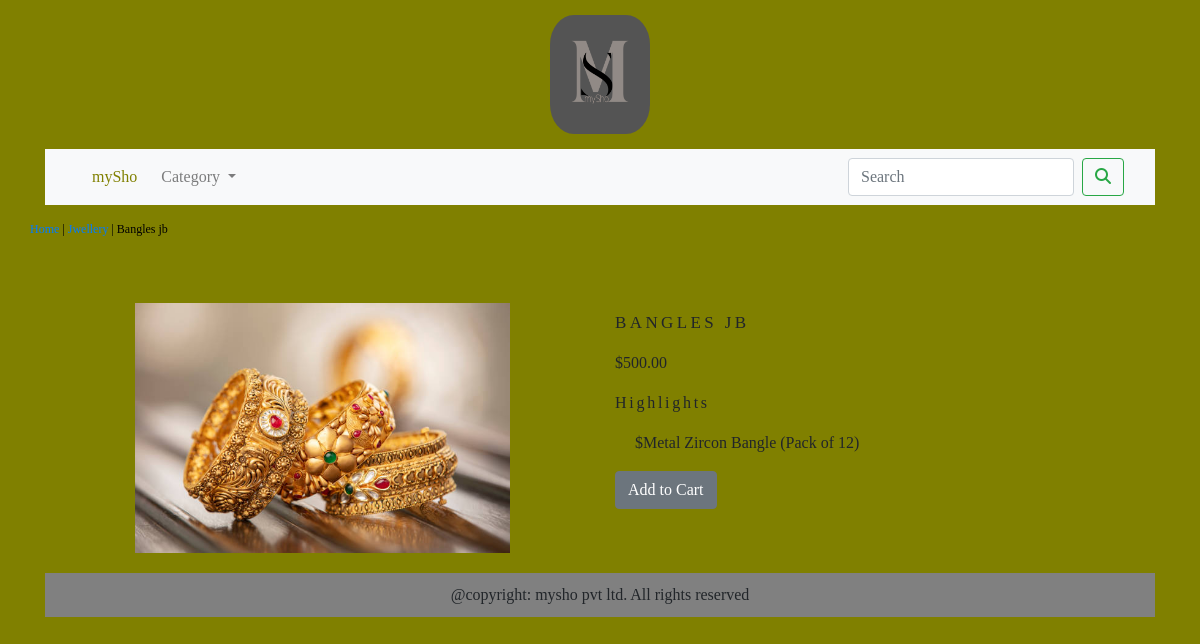
The page /shop/category1/bangles-jb/ on the database its author committed.
### shopapp/models.py (models this page shows, shortened)
class Product(models.Model):
    name = models.CharField(max_length=200, unique=True)
    slug = models.SlugField(max_length=200, unique=True)
    description = models.TextField(blank=True)
    price = models.DecimalField(max_digits=10, decimal_places=2)
    image = models.ImageField(upload_to='product')
    category = models.ForeignKey(Category, on_delete=models.CASCADE)
    stock = models.IntegerField()
    available = models.BooleanField(default=True)
    created = models.DateTimeField(auto_now_add=True)
    update = models.DateTimeField(auto_now=True)
    class Meta:
        ordering = ('name',)
        verbose_name = 'product'
        verbose_name_plural = 'products'

### shopapp/views.py (the view)
# urls.py: path('<slug:cat_slug>/<slug:pro_slug>/', views.productDetail, name="proCatDetail")
def productDetail(request,cat_slug,pro_slug):
    try:
        product = Product.objects.get(category__slug=cat_slug, slug=pro_slug)
    except Exception as e:
        raise e
    return render(request, 'product.html',{'product':product})

### cart/context_processors.py (called while the page is built)
def counter(request):
    item_count=0
    if 'admin' in request.path:
        return{}
    else:
        try:
            cart=Cart.objects.filter(cart_id=_cart_id(request))
            cart_items = CartItem.objects.all().filter(cart=cart[:1])
            for i in cart_items:
                item_count += i.quantity
        except Cart.DoesNotExist:
            item_count=0
    return dict(item_count=item_count)

### cart/views.py (called while the page is built)
def _cart_id(request):
    cart = request.session.session_key
    if not cart:
        cart = request.session.create()
    return cart

### shopapp/context_processors.py (called while the page is built)
def menu_links(request):
    my_links = Category.objects.all()
    return dict(links=my_links)

### shopapp/models.py (called while the page is built)
    def get_url(self):
        return reverse('shopapp:products_by_category', args=[self.slug])

    def __str__(self):
        return '{}'.format(self.name)

### templates/product.html (shortened to what this page needs)
{% extends 'base.html' %}
{% load static %}
{% block content %}
<div class="row my_pro_row">
  <div class="mx_auto">
    <p>
      <a href="{% url 'shopapp:allProCat' %}"> Home </a> | <a href="{{product.category.get_url}}" > {{product.category}}  </a> | {{product.name}}</p>
  </div>
</div>
<div class="container">
  <br>
  <div class="row">
  <div class="col-12 col-sm-12 col-md-12 col-lg-6 text-center">
    <div class="my_image_padding">
      <img  src="{{product.image.url}}" alt="pro image" height="250px" width="auto">
    </div>
  </div>
    <div class="col-12 col-sm-12 col-md-12 col-lg-6">
      <h3 class="my_pro_title"> {{product.name}}</h3>
      <p> ${{product.price}} </p>
      <p class="my_highlight"> Highlights </p>
      <p class="text-justify my_pro_text"> ${{product.description}} </p>
      {% if product.stock <= 0 %}
      <p> <b> OUT OF STOCK </b> </p>
      {% else %}
      <div class="my_btn_padding">
        <a class="btn btn-secondary" href="{% url 'cart:add_cart' product.id %} ">Add to Cart</a>
      </div>
      {% endif %}
    </div>
</div>
</div>
{% endblock %}

### static/css/style1.css (style rules this page uses)
body { font-family: 'Playfair Display', serif; background-color: olive; }
.my_image_padding { padding-top:5px; padding-bottom:20px; }
.my_pro_row { padding-top:15px; padding-bottom:20px; }
.my_pro_row .mx_auto { color:#000; font-size:12px; text-decoration : none; }
.my_pro_title { font-size:17px; text-transform:uppercase; letter-spacing:.2em; padding-top:15px; padding-bottom:10px; }
.my_pro_text { padding-left:20px; }
.my_highlight { font-size:16px; letter-spacing:.17em; }
.my_btn_padding { padding-bottom:20px; }

### rows shown on the page
Product: name "Bangles jb", image (picture), name "BANGLES JB", price "500.00", description "Metal Zircon Bangle (Pack of 12)"
